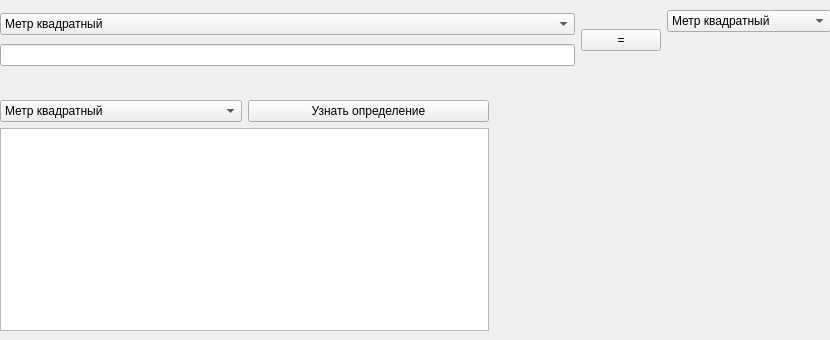
<?xml version="1.0" encoding="UTF-8"?>
<ui version="4.0">
 <class>Form</class>
 <widget class="QWidget" name="Form">
  <property name="geometry">
   <rect>
    <x>0</x>
    <y>0</y>
    <width>830</width>
    <height>340</height>
   </rect>
  </property>
  <property name="windowTitle">
   <string>Form</string>
  </property>
  <widget class="QWidget" name="layoutWidget">
   <property name="geometry">
    <rect>
     <x>0</x>
     <y>100</y>
     <width>489</width>
     <height>231</height>
    </rect>
   </property>
   <layout class="QVBoxLayout" name="verticalLayout_3">
    <item>
     <layout class="QHBoxLayout" name="horizontalLayout_4">
      <item>
       <widget class="QComboBox" name="input_step_2">
        <item>
         <property name="text">
          <string>Метр квадратный</string>
         </property>
        </item>
        <item>
         <property name="text">
          <string>Дециметр квадратный</string>
         </property>
        </item>
        <item>
         <property name="text">
          <string>Сантиметр квадратный</string>
         </property>
        </item>
        <item>
         <property name="text">
          <string>Ар</string>
         </property>
        </item>
        <item>
         <property name="text">
          <string>Гектар</string>
         </property>
        </item>
        <item>
         <property name="text">
          <string>Километр квадратный</string>
         </property>
        </item>
        <item>
         <property name="text">
          <string>Акр</string>
         </property>
        </item>
        <item>
         <property name="text">
          <string>Дюйм квадратный</string>
         </property>
        </item>
        <item>
         <property name="text">
          <string>Фут квадратный</string>
         </property>
        </item>
        <item>
         <property name="text">
          <string>Миля квадратная</string>
         </property>
        </item>
       </widget>
      </item>
      <item>
       <widget class="QPushButton" name="res_2">
        <property name="text">
         <string>Узнать определение</string>
        </property>
       </widget>
      </item>
     </layout>
    </item>
    <item>
     <widget class="QPlainTextEdit" name="output_2"/>
    </item>
   </layout>
  </widget>
  <widget class="QWidget" name="layoutWidget_2">
   <property name="geometry">
    <rect>
     <x>0</x>
     <y>10</y>
     <width>831</width>
     <height>61</height>
    </rect>
   </property>
   <layout class="QHBoxLayout" name="horizontalLayout_3">
    <item>
     <layout class="QVBoxLayout" name="verticalLayout">
      <item>
       <widget class="QComboBox" name="input_step">
        <item>
         <property name="text">
          <string>Метр квадратный</string>
         </property>
        </item>
        <item>
         <property name="text">
          <string>Дециметр квадратный</string>
         </property>
        </item>
        <item>
         <property name="text">
          <string>Сантиметр квадратный</string>
         </property>
        </item>
        <item>
         <property name="text">
          <string>Ар</string>
         </property>
        </item>
        <item>
         <property name="text">
          <string>Гектар</string>
         </property>
        </item>
        <item>
         <property name="text">
          <string>Километр квадратный</string>
         </property>
        </item>
        <item>
         <property name="text">
          <string>Акр</string>
         </property>
        </item>
        <item>
         <property name="text">
          <string>Дюйм квадратный</string>
         </property>
        </item>
        <item>
         <property name="text">
          <string>Фут квадратный</string>
         </property>
        </item>
        <item>
         <property name="text">
          <string>Миля квадратная</string>
         </property>
        </item>
       </widget>
      </item>
      <item>
       <layout class="QHBoxLayout" name="horizontalLayout">
        <item>
         <widget class="QLineEdit" name="input"/>
        </item>
       </layout>
      </item>
     </layout>
    </item>
    <item>
     <widget class="QPushButton" name="res">
      <property name="text">
       <string>=</string>
      </property>
     </widget>
    </item>
    <item>
     <layout class="QVBoxLayout" name="verticalLayout_2">
      <item>
       <widget class="QComboBox" name="output_step">
        <item>
         <property name="text">
          <string>Метр квадратный</string>
         </property>
        </item>
        <item>
         <property name="text">
          <string>Дециметр квадратный</string>
         </property>
        </item>
        <item>
         <property name="text">
          <string>Сантиметр квадратный</string>
         </property>
        </item>
        <item>
         <property name="text">
          <string>Ар</string>
         </property>
        </item>
        <item>
         <property name="text">
          <string>Гектар</string>
         </property>
        </item>
        <item>
         <property name="text">
          <string>Километр квадратный</string>
         </property>
        </item>
        <item>
         <property name="text">
          <string>Акр</string>
         </property>
        </item>
        <item>
         <property name="text">
          <string>Дюйм квадратный</string>
         </property>
        </item>
        <item>
         <property name="text">
          <string>Фут квадратный</string>
         </property>
        </item>
        <item>
         <property name="text">
          <string>Миля квадратная</string>
         </property>
        </item>
       </widget>
      </item>
      <item>
       <layout class="QHBoxLayout" name="horizontalLayout_2">
        <item>
         <widget class="QLabel" name="output">
          <property name="text">
           <string/>
          </property>
         </widget>
        </item>
       </layout>
      </item>
     </layout>
    </item>
   </layout>
  </widget>
 </widget>
 <resources/>
 <connections/>
</ui>
